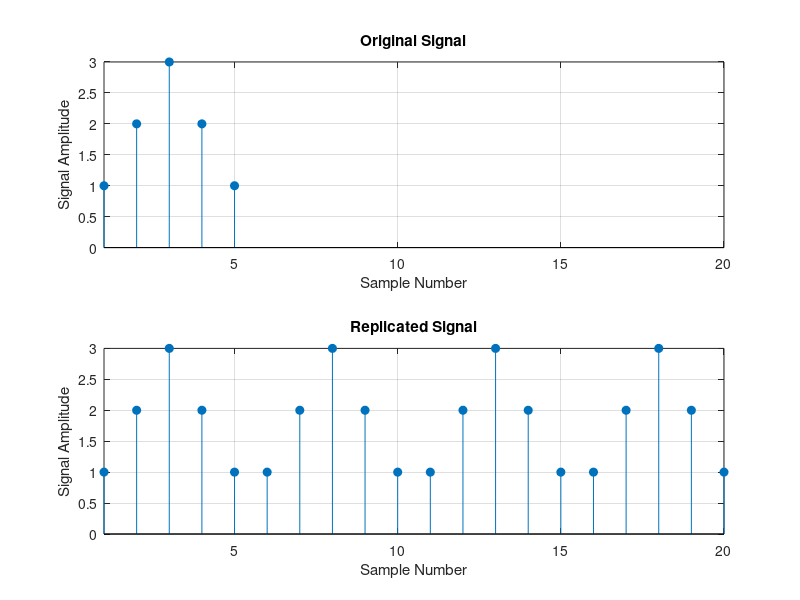

Source code (MATLAB):
clear 
x=[1 2 3 2 1]; 
y=[x x x x]; 
subplot(2,1,1); 
stem(x,'filled'); 
title('Original Signal'); 
xlabel('Sample Number'); 
ylabel('Signal Amplitude'); 
axis([1 20 0 3]); 
grid; 
subplot(2,1,2); 
stem(y,'filled'); 
title('Replicated Signal'); 
xlabel('Sample Number'); 
ylabel('Signal Amplitude'); 
axis([1 20 0 3]); 
grid; 
